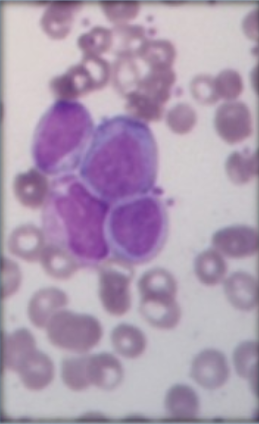
#> input picture imgs/cell.PNG, 259 x 424 px, found by its file name
$ jupyter execute CellSegmentation2.ipynb   (older library calls are emulated)
#> lines starting #> are read from the running program, lines starting #| are printed output that depends on the picture; after the words box and inside, x2 and y2 are one past the last pixel; in counts of white or black regions, pixels touching at a corner belong together
#> further down, img is the input picture: shape (424, 259, 4); mean R, G, B, A 173.3, 155.1, 178.1, 255
#| (424, 259, 3)
#> (printed output is left out)
[cell 1]
from skimage import io
import numpy as np
import matplotlib.pyplot as plt
from PIL import Image

import cv2

[cell 2]
RGB_SCALE = 255
CMYK_SCALE = 100


def rgb_to_cmyk(img):
    dx, dy, dz = img.shape
#> dx = 424; dy = 259; dz = 3
    cmykData = np.zeros((dx, dy, 4))
    C = np.zeros((dx, dy))
    M = np.zeros((dx, dy))
    Y = np.zeros((dx, dy))
    K = np.zeros((dx, dy))


    for i in range(dx):
        for j in range(dy):
            if img[i,j].any() ==  False:
                cmykData[i,j] = 0, 0, 0, CMYK_SCALE
            else:
                c, m, y = 1 - img[i,j] / RGB_SCALE

                # extract out k [0, 1]
                min_cmy = min(c, m, y)
                divosor = (1 - min_cmy)
                c = (c - min_cmy) / divosor
                m = (m - min_cmy) / divosor
                y = (y - min_cmy) / divosor
                k = min_cmy

                # rescale to the range [0,CMYK_SCALE]
                C[i,j] = c * CMYK_SCALE
                M[i,j] = m * CMYK_SCALE
                Y[i,j] = y * CMYK_SCALE
                K[i,j] = k * CMYK_SCALE
                cmykData[i,j] = c * CMYK_SCALE, m * CMYK_SCALE, y * CMYK_SCALE, k * CMYK_SCALE
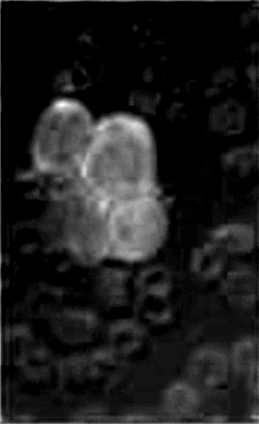
#> C: shape (424, 259) float64; min 0, max 32.87, mean 3.9; drawn with min black and max white
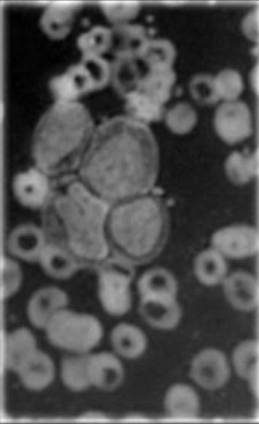
#> K: shape (424, 259) float64; min 13.33, max 65.88, mean 29.5; drawn with min black and max white
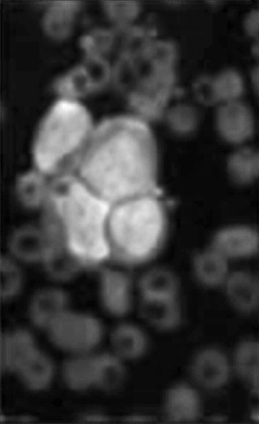
#> M: shape (424, 259) float64; min 0, max 67.36, mean 14.7; drawn with min black and max white
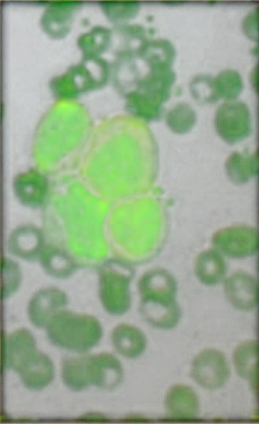
#> cmykData: shape (424, 259, 4) float64; mean R, G, B, A 3.9, 14.7, 0.8, 29.5; transparent parts drawn white

    return C,M,Y,K,cmykData

[cell 3]
masterInpath = 'D:/EntornosPython/imgs/'
imgName = 'cell.png'
img = io.imread(masterInpath + imgName)
img = img[:,:,:3]
print(img.shape)
print(img)

[cell 4]
#img = Image.open(r'D:/EntornosPython/imgs/cell.png')

[cell 5]
fig, ax = plt.subplots()
plt.imshow(img)

[cell 6]
C,M,Y,K,imgCMYK = rgb_to_cmyk(img)
#imgCMYK = np.uint8(imgCMYK)
print(imgCMYK)
#> (printed output is left out)

[cell 7]
fig, ax = plt.subplots()
plt.imshow(imgCMYK)
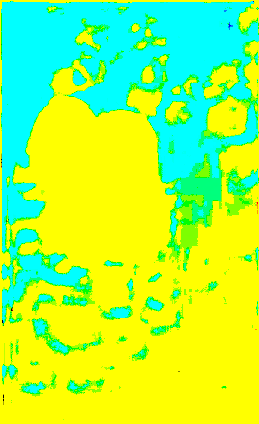
#> shown: shape (424, 259, 4) float64; mean R, G, B, A 0.627, 1, 0.293, 1

[cell 8]
# [9 lines of commented-out code are left out]

[cell 9]
# Split CMYK channels
#Y, M, C, K = cv2.split(mgCMYK)
channels = [C,M,Y,K]
nameChannels = ["C","M","Y","K"]
width=5
height=5
axes=[]
fig=plt.figure()

for a in range(len(channels)):
    b = channels[a]
    axes.append( fig.add_subplot(2,2, a+1) )
    subplot_title=(nameChannels[a]+" "+str(a))
    axes[-1].set_title(subplot_title)
    plt.imshow(b)
#> this loop made 4 passes
#> subplot_title on passes 1 to 4: 'C 0', 'M 1', 'Y 2', 'K 3'
#> after the loop, axes = 4 items
fig.tight_layout()
plt.show()
# Save channels

[cell 10]
cv2.imshow('C.jpg', C)
cv2.imshow('M.jpg', M)
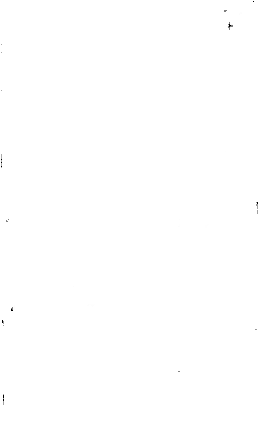
#> window 'M.jpg': shape (424, 259); min 0, max 255, mean 254.9
cv2.imshow('Y.jpg', Y)
cv2.imshow('K.jpg', K)
cv2.waitKey(0)
cv2.destroyAllWindows()

[cell 11]
# print(Y)
Y_ = np.uint8(Y)
print(Y)
#> (printed output is left out)
print(Y_)
#> (printed output is left out)

[cell 12]
#EqualizationHistogram
equ = cv2.equalizeHist(Y_)


#Linear Contrast
linear = (Y_-np.amin(Y_))*((255-0)/(np.amax(Y_)-np.amin(Y_)))
#plt.imshow(equ,cmap='gray')
equ_ = np.float64(equ)
#linear = np.uint8(linear)
ei = (2*linear) + equ_

[cell 13]
print(ei)
#> (printed output is left out)

[cell 14]
print(linear.dtype)
#| float64
print(equ.dtype)
#| uint8

[cell 15]
fig, ax = plt.subplots()
plt.imshow(equ,cmap='gray')

[cell 16]
ei__ = np.uint8(ei)

[cell 17]
fig, ax = plt.subplots()
plt.imshow(ei,cmap='gray')

[cell 18]
print(ei.shape)
#| (424, 259)
print(ei.dtype)
#| float64
#> (printed output is left out)

[cell 19]
def minimum_(imgTest,kernel):

    imgFiltered = imgTest.copy()

    n , m = imgTest.shape
#> n = 424; m = 259
    nK, mK = kernel.shape
    ptoMiddle = nK//2

    for i in range(n - nK + 1):
        for j in range(m - mK + 1):
            slicing = imgTest[i:i+nK, j:j+mK]
            #print(slicing)
            min_ = np.min(slicing)
            imgFiltered[i+ptoMiddle][j+ptoMiddle] = min_
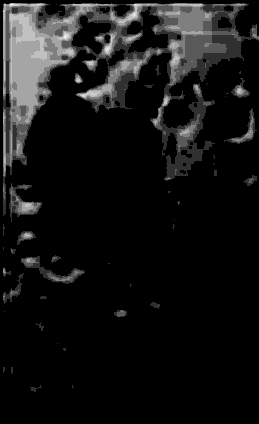
#> imgFiltered: shape (424, 259) float64; min 0, max 663, mean 53.5; drawn with min black and max white
    return imgFiltered

kernel = np.ones((3,3), dtype=np.uint8)  #filtro

[cell 20]
print(ei)
print(kernel)

[cell 21]
enhancedImg = minimum_(ei,kernel)
fig, ax = plt.subplots()
plt.imshow(enhancedImg,cmap='gray')

[cell 22]
enhancedImg = minimum_(enhancedImg,kernel)
#> after the loop in minimum_ (call 2), `for i in range(n - nK + 1):`:
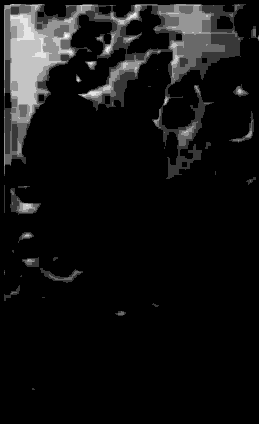
#> imgFiltered: shape (424, 259) float64; 10.21% of pixels changed, all inside (x1, y1, x2, y2) = (2, 3, 258, 392); drawn with min black and max white
fig, ax = plt.subplots()
plt.imshow(enhancedImg,cmap='gray')

[cell 23]
enhancedImg = minimum_(enhancedImg,kernel)
#> after the loop in minimum_ (call 3), `for i in range(n - nK + 1):`:
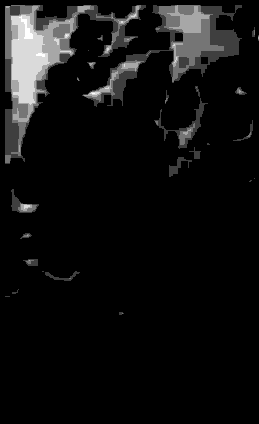
#> imgFiltered: shape (424, 259) float64; 6.99% of pixels changed, all inside (x1, y1, x2, y2) = (4, 4, 258, 390); drawn with min black and max white
fig, ax = plt.subplots()
plt.imshow(enhancedImg,cmap='gray')

[cell 24]
enhancedImg2 = np.uint8(enhancedImg)

[cell 25]
ret, thresh1 = cv2.threshold(enhancedImg2, 120, 255, cv2.THRESH_BINARY +
                                            cv2.THRESH_OTSU)
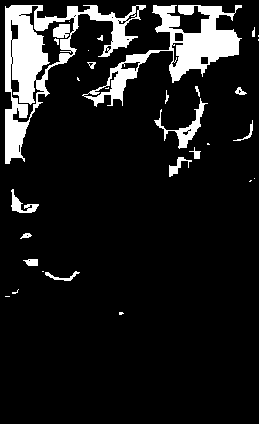
#> thresh1: shape (424, 259); 11% white; 30 white regions (13 under 20 px), largest, box (x1, y1, x2, y2) and area: (5, 5, 146, 164) 6096, (82, 5, 242, 107) 4427, (154, 98, 208, 149) 548
#> ret = 75

cv2.imshow('Otsu Threshold', thresh1)

cv2.waitKey(0)
cv2.destroyAllWindows()

$ run again, with imgs/bloodcell.jpg saved as imgs/cell.PNG
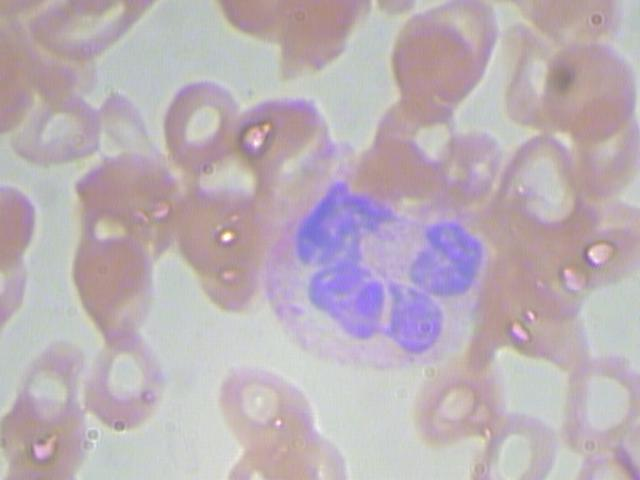
#> input picture imgs/bloodcell.jpg, 640 x 480 px, found by its file name
#> img is the input picture: shape (480, 640, 3); mean R, G, B 187.3, 175.5, 182.3
#| (480, 640, 3)
#> (printed output is left out)
#> (printed output is left out)
#> `[cell 7] fig, ax = plt.subplots() plt.imshow(imgCMYK)`:
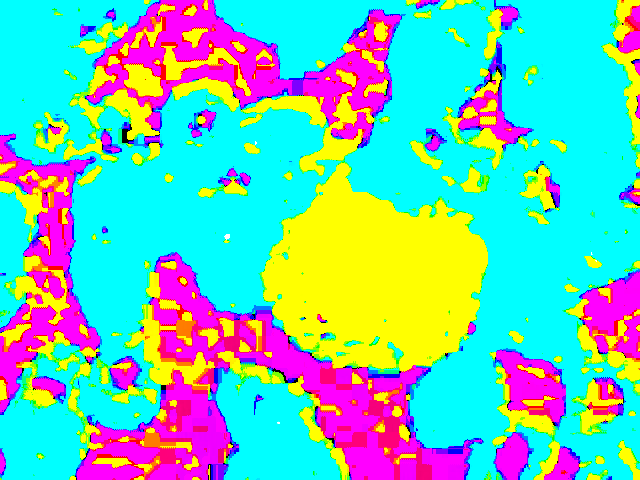
#> shown: shape (480, 640, 4) float64; mean R, G, B, A 0.43, 0.768, 0.719, 1; transparent parts drawn white
#> the loop `for a in range(len(channels)):` made 4 passes
#> subplot_title on passes 1 to 4: 'C 0', 'M 1', 'Y 2', 'K 3'
#> after the loop `for a in range(len(channels)):`: axes = 4 items
#> (printed output is left out)
#> (printed output is left out)
#> (printed output is left out)
#| float64
#| uint8
#| (480, 640)
#| float64
#> (printed output is left out)
#> `ret, thresh1 = cv2.threshold(enhancedImg2, 120, 255, cv2.THRESH_BINARY..`:
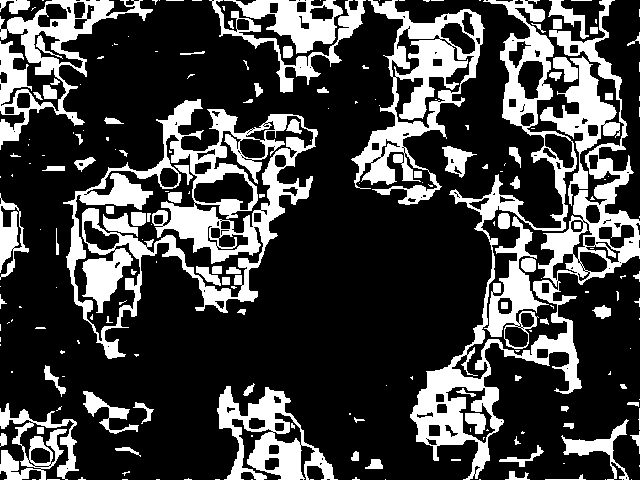
#> thresh1: shape (480, 640); 25.9% white; 212 white regions (121 under 20 px), largest, box (x1, y1, x2, y2) and area: (410, 0, 640, 480) 18913, (63, 99, 318, 359) 17454, (351, 0, 485, 205) 8585
#> ret = 85
